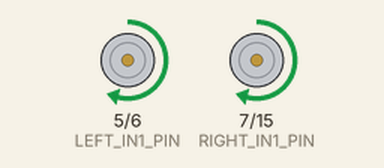
A program run on a simulated ESP32-S3. On the bench: motor-driver pin pairs drawn as motors (green arrow = first pin HIGH = forward, orange = second pin HIGH = backward, longer = more drive). What the program prints to the serial monitor is not drawn.

Above: at 1.1 s.
At 13.1 s:
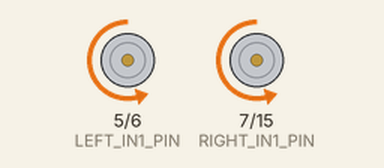
At 17.1 s:
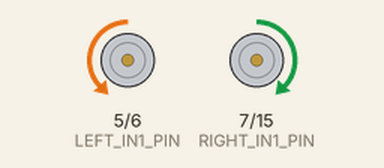
At 37.1 s:
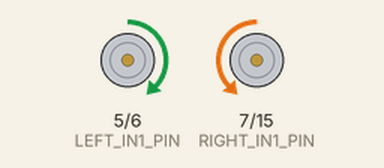
Timing chart, 0 to 38.6 s (numbered marks = the images above):
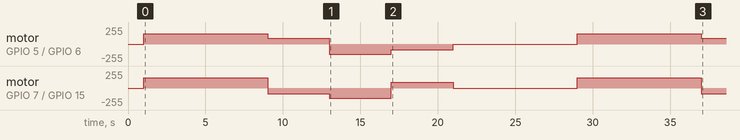

The program:

main.cpp
```cpp
/*
 * ============================================================
 * main.cpp — Programa de Demostración (Nivel 1: Control PWM)
 * Framework SMR-S3 | Sistema Modular de Robótica Diferencial
 * ============================================================
 * Secuencia de prueba:
 *   1. Avanza 2 segundos al 60% de velocidad
 *   2. Gira a la derecha 1 segundo
 *   3. Retrocede 1 segundo
 *   4. Gira a la izquierda 1 segundo
 *   5. Se detiene — ciclo completo
 *
 * Ajusta los pines GPIO según tu hardware antes de compilar.
 * ============================================================
 */

#include "Arduino.h"
#include "RobotBase.h"

// ── Definición de pines (ajustar según PCB) ─────────────────
// Motor Izquierdo — IN1 e IN2 del L298N (canal A)
static constexpr gpio_num_t LEFT_IN1_PIN  = GPIO_NUM_5;
static constexpr gpio_num_t LEFT_IN2_PIN  = GPIO_NUM_6;

// Motor Derecho — IN3 e IN4 del L298N (canal B)
static constexpr gpio_num_t RIGHT_IN1_PIN = GPIO_NUM_7;
static constexpr gpio_num_t RIGHT_IN2_PIN = GPIO_NUM_15;

// Nota: ENA y ENB del L298N deben estar en HIGH (puente o 5V fijo)
//       Se necesitan 4 canales LEDC en total (2 por motor)

// ── Velocidades de prueba ────────────────────────────────────
static constexpr int SPEED_FULL  = 8191;           // 100%
static constexpr int SPEED_MED   = (int)(8191 * 0.60f); // 60%
static constexpr int SPEED_LOW   = (int)(8191 * 0.35f); // 35%

// ── Instancias de motores ────────────────────────────────────
// Cada motor usa 2 canales LEDC: uno para IN1, otro para IN2
DiffMotor motorLeft (LEFT_IN1_PIN,  LEFT_IN2_PIN,  LEDC_CHANNEL_0, LEDC_CHANNEL_1);
DiffMotor motorRight(RIGHT_IN1_PIN, RIGHT_IN2_PIN, LEDC_CHANNEL_2, LEDC_CHANNEL_3);
RobotBase robot(motorLeft, motorRight);

// ── setup() ─────────────────────────────────────────────────
void setup() {
    Serial.begin(115200);
    Serial.println("[SMR-S3] Iniciando módulo de control de motores...");

    robot.init();

    Serial.println("[SMR-S3] Motores inicializados. Iniciando secuencia de prueba.");
    delay(1000);
}

// ── loop() ──────────────────────────────────────────────────
void loop() {
    // 1. Avanzar
    Serial.printf("[SMR-S3] Avanzando  — speed: %d\n", SPEED_MED);
    robot.forward(SPEED_MED);
    delay(8000);

    // 2. Girar a la derecha
    Serial.printf("[SMR-S3] Girando derecha — speed: %d\n", SPEED_LOW);
    robot.turnRight(SPEED_LOW);
    delay(4000);

    // 3. Retroceder
    Serial.printf("[SMR-S3] Retrocediendo — speed: %d\n", SPEED_MED);
    robot.backward(SPEED_MED);
    delay(4000);

    // 4. Girar a la izquierda
    Serial.printf("[SMR-S3] Girando izquierda — speed: %d\n", SPEED_LOW);
    robot.turnLeft(SPEED_LOW);
    delay(4000);

    // 5. Parar y esperar
    Serial.println("[SMR-S3] Detenido — esperando 2s...");
    robot.stop();
    delay(8000);
}
```

DiffMotor.h
```cpp
/*
 * ============================================================
 * DiffMotor.h — Módulo de Control de Motores DC
 * Framework SMR-S3 | Sistema Modular de Robótica Diferencial
 * ============================================================
 * Plataforma : ESP32-S3
 * Periférico : LEDC (PWM por hardware)
 * Nivel      : 1 — Control Open Loop (sin retroalimentación)
 *
 * Descripción:
 *   Abstrae el control de un motor DC con puente H L298N.
 *   Usa DOS canales LEDC por motor (uno para IN1, otro para IN2).
 *   La dirección se controla aplicando PWM a uno de los pines
 *   y mantiendo el otro en LOW, según la tabla de verdad del L298N:
 *
 *     IN1   | IN2   | Resultado
 *     -------|-------|----------
 *     PWM   | LOW   | Avance
 *     LOW   | PWM   | Retroceso
 *     LOW   | LOW   | Freno (rueda libre)
 *     HIGH  | HIGH  | Freno (cortocircuito — evitar)
 *
 *   El pin ENA del L298N debe estar conectado a 5V (puente físico)
 *   o también puede controlarse con un tercer canal LEDC si se
 *   quiere combinar con lógica de enable externo.
 *
 * Uso básico:
 *   // Motor izq: IN1=GPIO5, IN2=GPIO6, ch0 y ch1
 *   DiffMotor motorIzq(GPIO_NUM_5, GPIO_NUM_6,
 *                      LEDC_CHANNEL_0, LEDC_CHANNEL_1);
 *   motorIzq.init();
 *   motorIzq.drive(4000);   // avanza al ~48%  → IN1=PWM, IN2=LOW
 *   motorIzq.drive(-2000);  // retrocede al ~24% → IN1=LOW, IN2=PWM
 *   motorIzq.stop();        // freno → IN1=LOW, IN2=LOW
 * ============================================================
 */

#ifndef DIFF_MOTOR_H
#define DIFF_MOTOR_H

#include "driver/ledc.h"
#include "driver/gpio.h"

// ── Constantes del periférico LEDC ──────────────────────────
static constexpr ledc_mode_t       MOTOR_SPEED_MODE = LEDC_LOW_SPEED_MODE;
static constexpr ledc_timer_bit_t  MOTOR_RESOLUTION = LEDC_TIMER_13_BIT;
static constexpr uint32_t          MOTOR_FREQ_HZ     = 5000;
static constexpr ledc_timer_t      MOTOR_TIMER       = LEDC_TIMER_0;
static constexpr int               MOTOR_DUTY_MAX     = 8191; // 2^13 - 1

class DiffMotor {
public:
    /**
     * Constructor
     * @param pinIN1   GPIO conectado a IN1 del L298N (avance)
     * @param pinIN2   GPIO conectado a IN2 del L298N (retroceso)
     * @param chIN1    Canal LEDC para IN1 (ej. LEDC_CHANNEL_0)
     * @param chIN2    Canal LEDC para IN2 (ej. LEDC_CHANNEL_1)
     *
     * Nota: ENA/ENB del L298N debe estar en HIGH (puente o 5V fijo).
     *       Se usan 2 canales LEDC por motor → 4 canales en total
     *       para un robot diferencial.
     */
    DiffMotor(gpio_num_t pinIN1, gpio_num_t pinIN2,
              ledc_channel_t chIN1, ledc_channel_t chIN2);

    /**
     * Inicializa ambos canales LEDC y configura los GPIOs.
     * Debe llamarse una vez en setup() antes de usar drive().
     */
    void init();

    /**
     * Controla velocidad y dirección del motor.
     * @param speed  Valor en rango [-8191, 8191]
     *               Positivo → avance    (IN1=PWM, IN2=0)
     *               Negativo → retroceso (IN1=0,   IN2=PWM)
     *               0        → freno     (IN1=0,   IN2=0)
     */
    void drive(int speed);

    /**
     * Frena el motor (IN1=LOW, IN2=LOW).
     */
    void stop();

    /**
     * Devuelve la velocidad actual asignada (sin corrección PID).
     */
    int getSpeed() const { return _currentSpeed; }

private:
    gpio_num_t     _pinIN1;
    gpio_num_t     _pinIN2;
    ledc_channel_t _chIN1;
    ledc_channel_t _chIN2;
    int            _currentSpeed;

    // Configura un canal LEDC en un GPIO
    void _initChannel(gpio_num_t pin, ledc_channel_t ch);

    // Aplica duty a un canal y pone el otro a 0
    void _applyDual(ledc_channel_t chActive, ledc_channel_t chIdle, uint32_t duty);
};

#endif // DIFF_MOTOR_H
```

RobotBase.h
```cpp
/*
 * ============================================================
 * RobotBase.h — Orquestador del Robot Diferencial
 * Framework SMR-S3 | Sistema Modular de Robótica Diferencial
 * ============================================================
 * Abstrae el par de motores en comandos de movimiento intuitivos:
 *   forward(), backward(), turnLeft(), turnRight(), stop()
 * ============================================================
 */

#ifndef ROBOT_BASE_H
#define ROBOT_BASE_H

#include "DiffMotor.h"

class RobotBase {
public:
    /**
     * @param leftMotor  Motor izquierdo (ya construido)
     * @param rightMotor Motor derecho (ya construido)
     */
    RobotBase(DiffMotor& leftMotor, DiffMotor& rightMotor);

    /** Inicializa ambos motores. Llamar una vez en setup(). */
    void init();

    /** Avanza a la velocidad dada [0 – 8191] */
    void forward(int speed);

    /** Retrocede a la velocidad dada [0 – 8191] */
    void backward(int speed);

    /** Gira en su propio eje hacia la izquierda */
    void turnLeft(int speed);

    /** Gira en su propio eje hacia la derecha */
    void turnRight(int speed);

    /**
     * Movimiento mezclado: permite control tipo joystick.
     * @param linear   Componente lineal  [-8191, 8191]
     * @param angular  Componente angular [-8191, 8191]
     */
    void arcade(int linear, int angular);

    /** Detiene ambos motores */
    void stop();

private:
    DiffMotor& _left;
    DiffMotor& _right;
};

#endif // ROBOT_BASE_H
```

DiffMotor.cpp
```cpp
/*
 * ============================================================
 * DiffMotor.cpp — Implementación del Módulo de Motores DC
 * Framework SMR-S3 | Sistema Modular de Robótica Diferencial
 * ============================================================
 * Control real del L298N usando IN1 e IN2 con PWM en cada pin.
 * ENA/ENB debe estar en HIGH (puente soldado o pin a 5V fijo).
 * ============================================================
 */

#include "DiffMotor.h"
#include <cstdlib>  // abs()

// ── Constructor ──────────────────────────────────────────────
DiffMotor::DiffMotor(gpio_num_t pinIN1, gpio_num_t pinIN2,
                     ledc_channel_t chIN1, ledc_channel_t chIN2)
    : _pinIN1(pinIN1), _pinIN2(pinIN2),
      _chIN1(chIN1),   _chIN2(chIN2),
      _currentSpeed(0)
{}

// ── init() ───────────────────────────────────────────────────
void DiffMotor::init() {
    // Configurar timer LEDC (compartido por todos los canales de motor)
    ledc_timer_config_t timer_conf = {};
    timer_conf.speed_mode      = MOTOR_SPEED_MODE;
    timer_conf.duty_resolution = MOTOR_RESOLUTION;
    timer_conf.timer_num       = MOTOR_TIMER;
    timer_conf.freq_hz         = MOTOR_FREQ_HZ;
    timer_conf.clk_cfg         = LEDC_AUTO_CLK;
    ledc_timer_config(&timer_conf);

    // Inicializar ambos canales en LOW (motor frenado)
    _initChannel(_pinIN1, _chIN1);
    _initChannel(_pinIN2, _chIN2);
}

// ── drive() ──────────────────────────────────────────────────
void DiffMotor::drive(int speed) {
    // Limitar al rango válido
    if (speed >  MOTOR_DUTY_MAX) speed =  MOTOR_DUTY_MAX;
    if (speed < -MOTOR_DUTY_MAX) speed = -MOTOR_DUTY_MAX;

    _currentSpeed = speed;

    if (speed > 0) {
        // Avance: IN1 = PWM, IN2 = 0
        _applyDual(_chIN1, _chIN2, static_cast<uint32_t>(speed));
    } else if (speed < 0) {
        // Retroceso: IN1 = 0, IN2 = PWM
        _applyDual(_chIN2, _chIN1, static_cast<uint32_t>(-speed));
    } else {
        // Freno: IN1 = 0, IN2 = 0
        stop();
    }
}

// ── stop() ───────────────────────────────────────────────────
void DiffMotor::stop() {
    _currentSpeed = 0;
    ledc_set_duty(MOTOR_SPEED_MODE, _chIN1, 0);
    ledc_update_duty(MOTOR_SPEED_MODE, _chIN1);
    ledc_set_duty(MOTOR_SPEED_MODE, _chIN2, 0);
    ledc_update_duty(MOTOR_SPEED_MODE, _chIN2);
}

// ── _initChannel() (privado) ─────────────────────────────────
void DiffMotor::_initChannel(gpio_num_t pin, ledc_channel_t ch) {
    ledc_channel_config_t channel_conf = {};
    channel_conf.gpio_num   = pin;
    channel_conf.speed_mode = MOTOR_SPEED_MODE;
    channel_conf.channel    = ch;
    channel_conf.timer_sel  = MOTOR_TIMER;
    channel_conf.duty       = 0;   // Inicia en LOW (freno)
    channel_conf.hpoint     = 0;
    ledc_channel_config(&channel_conf);
}

// ── _applyDual() (privado) ───────────────────────────────────
void DiffMotor::_applyDual(ledc_channel_t chActive, ledc_channel_t chIdle, uint32_t duty) {
    // Pin activo recibe el PWM
    ledc_set_duty(MOTOR_SPEED_MODE, chActive, duty);
    ledc_update_duty(MOTOR_SPEED_MODE, chActive);
    // Pin inactivo se pone en 0 (LOW)
    ledc_set_duty(MOTOR_SPEED_MODE, chIdle, 0);
    ledc_update_duty(MOTOR_SPEED_MODE, chIdle);
}
```

RobotBase.cpp
```cpp
/*
 * ============================================================
 * RobotBase.cpp — Implementación del Orquestador
 * Framework SMR-S3 | Sistema Modular de Robótica Diferencial
 * ============================================================
 */

#include "RobotBase.h"
#include <algorithm>  // std::clamp
#include <iostream>
#include <cstdint>

static constexpr int MAX_SPEED = 8191;

RobotBase::RobotBase(DiffMotor& leftMotor, DiffMotor& rightMotor)
    : _left(leftMotor), _right(rightMotor)
{}

void RobotBase::init() {
    _left.init();
    _right.init();
}

void RobotBase::forward(int speed) {
    speed = std::clamp(speed, 0, MAX_SPEED);
    _left.drive(speed);
    _right.drive(speed);
}

void RobotBase::backward(int speed) {
    speed = std::clamp(speed, 0, MAX_SPEED);
    _left.drive(-speed);
    _right.drive(-speed);
}

void RobotBase::turnLeft(int speed) {
    speed = std::clamp(speed, 0, MAX_SPEED);
    _left.drive(-speed);   // Rueda izq. hacia atrás
    _right.drive(speed);   // Rueda der. hacia adelante
}

void RobotBase::turnRight(int speed) {
    speed = std::clamp(speed, 0, MAX_SPEED);
    _left.drive(speed);
    _right.drive(-speed);
}

void RobotBase::arcade(int linear, int angular) {
    // Mezcla tipo arcade: izq = linear + angular, der = linear - angular
    int leftSpeed  = std::clamp(linear + angular, -MAX_SPEED, MAX_SPEED);
    int rightSpeed = std::clamp(linear - angular, -MAX_SPEED, MAX_SPEED);
    _left.drive(leftSpeed);
    _right.drive(rightSpeed);
}

void RobotBase::stop() {
    _left.stop();
    _right.stop();
}
```

Measured:
- by itself, motor on GPIO 5 (LEFT_IN1_PIN) / GPIO 6 (LEFT_IN2_PIN): stopped → forward 153/255 at 1.0 s, → forward 89/255 8.0 s later, → backward 153/255 4.0 s later, → backward 89/255 4.0 s later, … (7 changes in this stretch)
- by itself, motor on GPIO 7 (RIGHT_IN1_PIN) / GPIO 15 (RIGHT_IN2_PIN): stopped → forward 153/255 at 1.0 s, → backward 89/255 8.0 s later, → backward 153/255 4.0 s later, → forward 89/255 4.0 s later, … (7 changes in this stretch)
